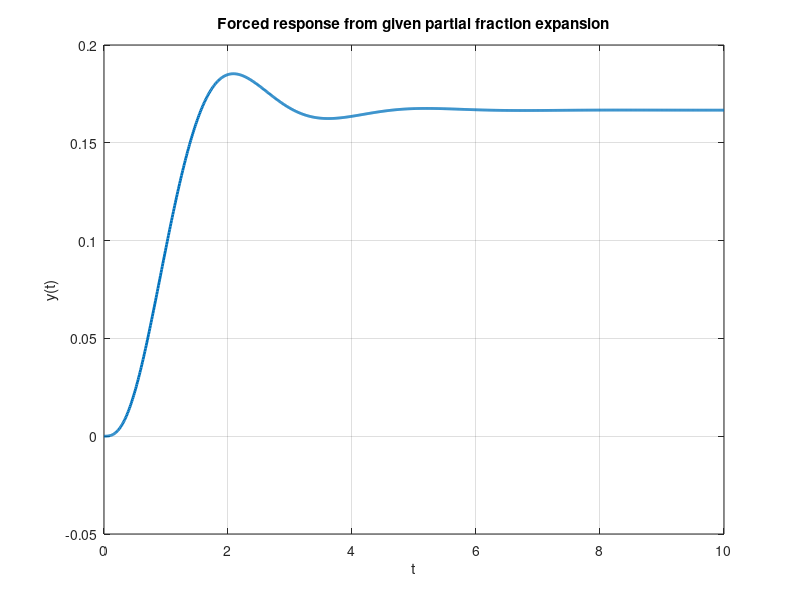

Reproduce this figure in MATLAB.
clc; clear; close all;

t = 0:0.01:10;

y = 0.1667 ...
    - 0.1*exp(-2*t) ...
    - 0.0417*exp(-3*t) ...
    - 0.025*exp(-t).*cos(2*t) ...
    - 0.175*exp(-t).*sin(2*t);

figure;
plot(t, y, 'LineWidth', 2);
grid on;
xlabel('t');
ylabel('y(t)');
title('Forced response from given partial fraction expansion');
